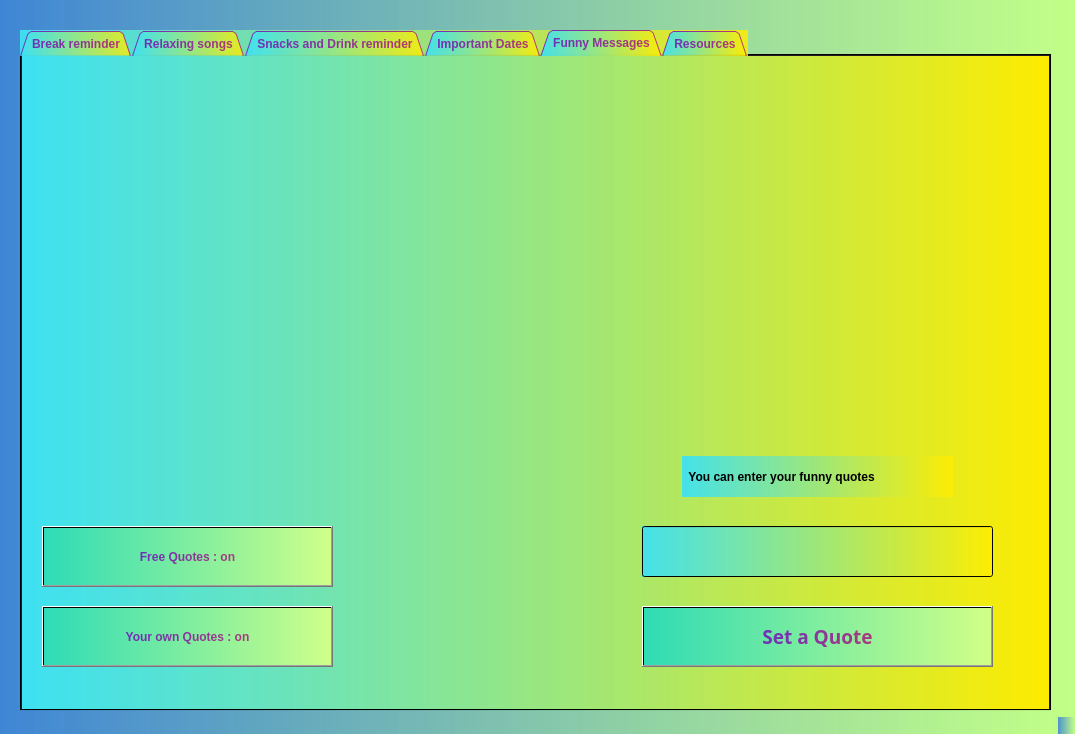
<?xml version="1.0" encoding="UTF-8"?>
<ui version="4.0">
 <class>Prorest</class>
 <widget class="QMainWindow" name="Prorest">
  <property name="geometry">
   <rect>
    <x>0</x>
    <y>0</y>
    <width>1075</width>
    <height>734</height>
   </rect>
  </property>
  <property name="windowTitle">
   <string>Prorest</string>
  </property>
  <property name="styleSheet">
   <string notr="true">color: qlineargradient(spread:pad, x1:0, y1:0, x2:1, y2:0, stop:0 rgba(151, 45, 219, 252), stop:1 rgba(72, 151, 183, 252));
background-color: qlineargradient(spread:pad, x1:0, y1:0, x2:1, y2:0, stop:0 rgba(63, 134, 213, 227), stop:0.994737 rgba(194, 255, 135, 252));</string>
  </property>
  <widget class="QWidget" name="centralwidget">
   <widget class="QTabWidget" name="tabWidget">
    <property name="geometry">
     <rect>
      <x>20</x>
      <y>30</y>
      <width>1031</width>
      <height>681</height>
     </rect>
    </property>
    <property name="styleSheet">
     <string notr="true">font: 75 9.7pt &quot;Berlin Sans FB Demi&quot;;
font-weight: bold;
color: qlineargradient(spread:pad, x1:0, y1:0, x2:1, y2:0, stop:0 rgba(111, 39, 186, 241), stop:0.994737 rgba(170, 20, 119, 209));
background-color: qlineargradient(spread:pad, x1:0, y1:0, x2:1, y2:0, stop:0 rgba(62, 225, 242, 241), stop:0.994737 rgba(255, 237, 0, 209));

</string>
    </property>
    <property name="tabShape">
     <enum>QTabWidget::Triangular</enum>
    </property>
    <property name="currentIndex">
     <number>4</number>
    </property>
    <property name="iconSize">
     <size>
      <width>16</width>
      <height>16</height>
     </size>
    </property>
    <property name="elideMode">
     <enum>Qt::ElideNone</enum>
    </property>
    <widget class="QWidget" name="tab">
     <attribute name="title">
      <string>Break reminder</string>
     </attribute>
     <widget class="QLabel" name="break_bg">
      <property name="geometry">
       <rect>
        <x>0</x>
        <y>0</y>
        <width>1031</width>
        <height>661</height>
       </rect>
      </property>
      <property name="text">
       <string/>
      </property>
      <property name="pixmap">
       <pixmap>../Python/BG/ThinkstockPhotos-489763838-e1490767826261.jpg</pixmap>
      </property>
      <property name="scaledContents">
       <bool>true</bool>
      </property>
     </widget>
     <widget class="QPushButton" name="break_btn">
      <property name="geometry">
       <rect>
        <x>750</x>
        <y>150</y>
        <width>191</width>
        <height>61</height>
       </rect>
      </property>
      <property name="toolTip">
       <string>&lt;html&gt;&lt;head/&gt;&lt;body&gt;&lt;p&gt;&lt;span style=&quot; font-size:12pt; font-weight:600;&quot;&gt;Turn on&lt;/span&gt;&lt;/p&gt;&lt;/body&gt;&lt;/html&gt;</string>
      </property>
      <property name="styleSheet">
       <string notr="true">background-color: qlineargradient(spread:pad, x1:0, y1:0, x2:1, y2:0, stop:0 rgba(151, 241, 51, 241), stop:0.994737 rgba(255, 188, 57, 224));
font: 75 14pt &quot;Berlin Sans FB Demi&quot;;</string>
      </property>
      <property name="text">
       <string>Turn on</string>
      </property>
     </widget>
    </widget>
    <widget class="QWidget" name="tab_2">
     <attribute name="title">
      <string>Relaxing songs</string>
     </attribute>
     <widget class="QLabel" name="music_bg">
      <property name="geometry">
       <rect>
        <x>-210</x>
        <y>-80</y>
        <width>1321</width>
        <height>761</height>
       </rect>
      </property>
      <property name="text">
       <string/>
      </property>
      <property name="pixmap">
       <pixmap>../Python/BG/maxresdefault2.jpg</pixmap>
      </property>
      <property name="scaledContents">
       <bool>true</bool>
      </property>
     </widget>
     <widget class="QPushButton" name="music_btn">
      <property name="geometry">
       <rect>
        <x>750</x>
        <y>150</y>
        <width>191</width>
        <height>61</height>
       </rect>
      </property>
      <property name="toolTip">
       <string>&lt;html&gt;&lt;head/&gt;&lt;body&gt;&lt;p&gt;&lt;span style=&quot; font-size:12pt; font-weight:600;&quot;&gt;Turn on&lt;/span&gt;&lt;/p&gt;&lt;/body&gt;&lt;/html&gt;</string>
      </property>
      <property name="styleSheet">
       <string notr="true">background-color: qlineargradient(spread:pad, x1:0, y1:0, x2:1, y2:0, stop:0 rgba(219, 200, 45, 252), stop:1 rgba(209, 255, 137, 252));
font: 75 14pt &quot;Berlin Sans FB Demi&quot;;</string>
      </property>
      <property name="text">
       <string>Turn on</string>
      </property>
     </widget>
     <widget class="QPushButton" name="Random_music_btn">
      <property name="geometry">
       <rect>
        <x>750</x>
        <y>280</y>
        <width>191</width>
        <height>61</height>
       </rect>
      </property>
      <property name="toolTip">
       <string>&lt;html&gt;&lt;head/&gt;&lt;body&gt;&lt;p&gt;&lt;span style=&quot; font-size:12pt; font-weight:600;&quot;&gt;Turn on&lt;/span&gt;&lt;/p&gt;&lt;/body&gt;&lt;/html&gt;</string>
      </property>
      <property name="styleSheet">
       <string notr="true">background-color: qlineargradient(spread:pad, x1:0, y1:0, x2:1, y2:0, stop:0 rgba(219, 200, 45, 252), stop:1 rgba(209, 255, 137, 252));
font: 75 14pt &quot;Berlin Sans FB Demi&quot;;</string>
      </property>
      <property name="text">
       <string>Randomize on</string>
      </property>
     </widget>
     <widget class="QPushButton" name="Automated_music_btn">
      <property name="geometry">
       <rect>
        <x>750</x>
        <y>400</y>
        <width>191</width>
        <height>61</height>
       </rect>
      </property>
      <property name="toolTip">
       <string>&lt;html&gt;&lt;head/&gt;&lt;body&gt;&lt;p&gt;&lt;span style=&quot; font-size:12pt; font-weight:600;&quot;&gt;Turn on&lt;/span&gt;&lt;/p&gt;&lt;/body&gt;&lt;/html&gt;</string>
      </property>
      <property name="styleSheet">
       <string notr="true">background-color: qlineargradient(spread:pad, x1:0, y1:0, x2:1, y2:0, stop:0 rgba(219, 200, 45, 252), stop:1 rgba(209, 255, 137, 252));
font: 75 14pt &quot;Berlin Sans FB Demi&quot;;</string>
      </property>
      <property name="text">
       <string>Set music timer</string>
      </property>
     </widget>
     <widget class="QLabel" name="label">
      <property name="geometry">
       <rect>
        <x>710</x>
        <y>60</y>
        <width>261</width>
        <height>31</height>
       </rect>
      </property>
      <property name="styleSheet">
       <string notr="true">color: qlineargradient(spread:pad, x1:0, y1:0, x2:1, y2:0, stop:0 rgba(0, 0, 0, 227), stop:0.994737 rgba(0, 0, 0, 252));
font: 75 9.7pt &quot;Berlin Sans FB Demi&quot;;
font-weight: bold;
background-color: qlineargradient(spread:pad, x1:0, y1:0, x2:1, y2:0, stop:0 rgba(78, 213, 63, 227), stop:0.994737 rgba(194, 255, 135, 252));</string>
      </property>
      <property name="text">
       <string> Note! When you turn the music off,</string>
      </property>
     </widget>
     <widget class="QLabel" name="label_2">
      <property name="geometry">
       <rect>
        <x>680</x>
        <y>90</y>
        <width>311</width>
        <height>31</height>
       </rect>
      </property>
      <property name="styleSheet">
       <string notr="true">color: qlineargradient(spread:pad, x1:0, y1:0, x2:1, y2:0, stop:0 rgba(0, 0, 0, 227), stop:0.994737 rgba(0, 0, 0, 252));
font: 75 9.7pt &quot;Berlin Sans FB Demi&quot;;
font-weight: bold;
background-color: qlineargradient(spread:pad, x1:0, y1:0, x2:1, y2:0, stop:0 rgba(78, 213, 63, 227), stop:0.994737 rgba(194, 255, 135, 252));</string>
      </property>
      <property name="text">
       <string>   the current song will need to finish fully.</string>
      </property>
     </widget>
     <widget class="QLineEdit" name="write_time_bar">
      <property name="geometry">
       <rect>
        <x>770</x>
        <y>480</y>
        <width>151</width>
        <height>31</height>
       </rect>
      </property>
      <property name="text">
       <string/>
      </property>
     </widget>
     <widget class="QLabel" name="time_format_label">
      <property name="geometry">
       <rect>
        <x>720</x>
        <y>530</y>
        <width>261</width>
        <height>31</height>
       </rect>
      </property>
      <property name="styleSheet">
       <string notr="true">color: qlineargradient(spread:pad, x1:0, y1:0, x2:1, y2:0, stop:0 rgba(0, 0, 0, 227), stop:0.994737 rgba(0, 0, 0, 252));
font: 75 9.7pt &quot;Berlin Sans FB Demi&quot;;
font-weight: bold;
background-color: qlineargradient(spread:pad, x1:0, y1:0, x2:1, y2:0, stop:0 rgba(78, 213, 63, 227), stop:0.994737 rgba(194, 255, 135, 252));</string>
      </property>
      <property name="text">
       <string>                  Format (HH:MM)</string>
      </property>
     </widget>
    </widget>
    <widget class="QWidget" name="tab_3">
     <attribute name="title">
      <string>Snacks and Drink reminder</string>
     </attribute>
     <widget class="QLabel" name="snacks_bg">
      <property name="geometry">
       <rect>
        <x>0</x>
        <y>-10</y>
        <width>1031</width>
        <height>751</height>
       </rect>
      </property>
      <property name="text">
       <string/>
      </property>
      <property name="pixmap">
       <pixmap>../Python/BG/bread-toasted_WDGG60RQAJ.jpg</pixmap>
      </property>
      <property name="scaledContents">
       <bool>true</bool>
      </property>
     </widget>
     <widget class="QPushButton" name="snacks_btn">
      <property name="geometry">
       <rect>
        <x>80</x>
        <y>40</y>
        <width>191</width>
        <height>61</height>
       </rect>
      </property>
      <property name="toolTip">
       <string>&lt;html&gt;&lt;head/&gt;&lt;body&gt;&lt;p&gt;&lt;span style=&quot; font-size:12pt; font-weight:600;&quot;&gt;Turn on&lt;/span&gt;&lt;/p&gt;&lt;/body&gt;&lt;/html&gt;</string>
      </property>
      <property name="styleSheet">
       <string notr="true">background-color: qconicalgradient(cx:0.5, cy:0.5, angle:224.494, stop:0 rgba(255, 157, 41, 246), stop:0.994737 rgba(255, 180, 36, 224));
font: 75 14pt &quot;Berlin Sans FB Demi&quot;;</string>
      </property>
      <property name="text">
       <string>Turn on</string>
      </property>
     </widget>
     <widget class="QLabel" name="snacks_tips">
      <property name="geometry">
       <rect>
        <x>10</x>
        <y>140</y>
        <width>331</width>
        <height>491</height>
       </rect>
      </property>
      <property name="styleSheet">
       <string notr="true">font: 75 12pt &quot;Berlin Sans FB Demi&quot;;
background-color: qlineargradient(spread:pad, x1:0, y1:0, x2:1, y2:0, stop:0 rgba(255, 210, 56, 218), stop:0.994737 rgba(255, 180, 36, 224));</string>
      </property>
      <property name="text">
       <string>TextLabel</string>
      </property>
     </widget>
    </widget>
    <widget class="QWidget" name="tab_4">
     <attribute name="title">
      <string>Important Dates</string>
     </attribute>
     <widget class="QLabel" name="important_bg">
      <property name="geometry">
       <rect>
        <x>-4</x>
        <y>-8</y>
        <width>1031</width>
        <height>751</height>
       </rect>
      </property>
      <property name="text">
       <string/>
      </property>
      <property name="pixmap">
       <pixmap>../Python/BG/woman-writing_FFSUL8TZD3.jpg</pixmap>
      </property>
      <property name="scaledContents">
       <bool>true</bool>
      </property>
     </widget>
     <widget class="QLabel" name="date_label">
      <property name="geometry">
       <rect>
        <x>160</x>
        <y>100</y>
        <width>211</width>
        <height>21</height>
       </rect>
      </property>
      <property name="styleSheet">
       <string notr="true">font: 75 9pt &quot;Berlin Sans FB Demi&quot;;</string>
      </property>
      <property name="text">
       <string> Date (Format: YYYY-MM-DD)</string>
      </property>
     </widget>
     <widget class="QLabel" name="information_label">
      <property name="geometry">
       <rect>
        <x>30</x>
        <y>20</y>
        <width>471</width>
        <height>31</height>
       </rect>
      </property>
      <property name="styleSheet">
       <string notr="true">font: 75 9.7pt &quot;Berlin Sans FB Demi&quot;;
font-weight: bold;
color: rgb(0, 0, 0);</string>
      </property>
      <property name="text">
       <string>  Add the information with the correct format in the boxes below</string>
      </property>
     </widget>
     <widget class="QLabel" name="time_label">
      <property name="geometry">
       <rect>
        <x>160</x>
        <y>190</y>
        <width>211</width>
        <height>21</height>
       </rect>
      </property>
      <property name="styleSheet">
       <string notr="true">font: 75 9.7pt &quot;Berlin Sans FB Demi&quot;;</string>
      </property>
      <property name="text">
       <string>      Time (Format: HH:MM)</string>
      </property>
     </widget>
     <widget class="QLabel" name="title_label">
      <property name="geometry">
       <rect>
        <x>160</x>
        <y>280</y>
        <width>211</width>
        <height>21</height>
       </rect>
      </property>
      <property name="styleSheet">
       <string notr="true">font: 75 9.7pt &quot;Berlin Sans FB Demi&quot;;</string>
      </property>
      <property name="text">
       <string>                      Title</string>
      </property>
     </widget>
     <widget class="QLabel" name="msg_label">
      <property name="geometry">
       <rect>
        <x>160</x>
        <y>370</y>
        <width>211</width>
        <height>21</height>
       </rect>
      </property>
      <property name="styleSheet">
       <string notr="true">font: 75 9.7pt &quot;Berlin Sans FB Demi&quot;;</string>
      </property>
      <property name="text">
       <string>                   Message</string>
      </property>
     </widget>
     <widget class="QLineEdit" name="write_date">
      <property name="geometry">
       <rect>
        <x>160</x>
        <y>130</y>
        <width>211</width>
        <height>31</height>
       </rect>
      </property>
      <property name="text">
       <string/>
      </property>
     </widget>
     <widget class="QLineEdit" name="write_time">
      <property name="geometry">
       <rect>
        <x>160</x>
        <y>220</y>
        <width>211</width>
        <height>31</height>
       </rect>
      </property>
      <property name="text">
       <string/>
      </property>
     </widget>
     <widget class="QLineEdit" name="write_title">
      <property name="geometry">
       <rect>
        <x>160</x>
        <y>310</y>
        <width>211</width>
        <height>31</height>
       </rect>
      </property>
      <property name="text">
       <string/>
      </property>
     </widget>
     <widget class="QLineEdit" name="write_message">
      <property name="geometry">
       <rect>
        <x>160</x>
        <y>400</y>
        <width>211</width>
        <height>31</height>
       </rect>
      </property>
      <property name="text">
       <string/>
      </property>
     </widget>
     <widget class="QPushButton" name="set_date_btn">
      <property name="geometry">
       <rect>
        <x>160</x>
        <y>500</y>
        <width>211</width>
        <height>61</height>
       </rect>
      </property>
      <property name="font">
       <font>
        <family>Berlin Sans FB Demi</family>
        <pointsize>14</pointsize>
        <weight>9</weight>
        <italic>false</italic>
        <bold>false</bold>
       </font>
      </property>
      <property name="toolTip">
       <string>&lt;html&gt;&lt;head/&gt;&lt;body&gt;&lt;p&gt;&lt;span style=&quot; font-size:8pt; font-weight:600;&quot;&gt;Turn on&lt;/span&gt;&lt;/p&gt;&lt;/body&gt;&lt;/html&gt;</string>
      </property>
      <property name="styleSheet">
       <string notr="true">background-color: qlineargradient(spread:pad, x1:0, y1:0, x2:1, y2:0, stop:0 rgba(45, 219, 182, 252), stop:1 rgba(209, 255, 137, 252));
font: 75 14pt &quot;Berlin Sans FB Demi&quot;;</string>
      </property>
      <property name="text">
       <string>Set Date Reminder</string>
      </property>
     </widget>
     <widget class="QLabel" name="information_label_2">
      <property name="geometry">
       <rect>
        <x>50</x>
        <y>50</y>
        <width>431</width>
        <height>31</height>
       </rect>
      </property>
      <property name="styleSheet">
       <string notr="true">font: 75 9.7pt &quot;Berlin Sans FB Demi&quot;;
font-weight: bold;
color: rgb(0, 0, 0);</string>
      </property>
      <property name="text">
       <string>     When you are done, click on the button in the bottom.</string>
      </property>
     </widget>
     <widget class="QLabel" name="time_format_label_2">
      <property name="geometry">
       <rect>
        <x>130</x>
        <y>450</y>
        <width>261</width>
        <height>21</height>
       </rect>
      </property>
      <property name="styleSheet">
       <string notr="true">color: qlineargradient(spread:pad, x1:0, y1:0, x2:1, y2:0, stop:0 rgba(0, 0, 0, 227), stop:0.994737 rgba(0, 0, 0, 252));
font: 75 9.7pt &quot;Berlin Sans FB Demi&quot;;
font-weight: bold;
background-color: qlineargradient(spread:pad, x1:0, y1:0, x2:1, y2:0, stop:0 rgba(78, 213, 63, 227), stop:0.994737 rgba(194, 255, 135, 252));</string>
      </property>
      <property name="text">
       <string>             Is it in a right Format ?</string>
      </property>
     </widget>
    </widget>
    <widget class="QWidget" name="tab_6">
     <attribute name="title">
      <string>Funny Messages</string>
     </attribute>
     <widget class="QLabel" name="quote_label">
      <property name="geometry">
       <rect>
        <x>0</x>
        <y>0</y>
        <width>1031</width>
        <height>751</height>
       </rect>
      </property>
      <property name="text">
       <string/>
      </property>
      <property name="pixmap">
       <pixmap>../Python/BG/funny.jpg</pixmap>
      </property>
      <property name="scaledContents">
       <bool>true</bool>
      </property>
     </widget>
     <widget class="QLabel" name="quote_label_1">
      <property name="geometry">
       <rect>
        <x>660</x>
        <y>400</y>
        <width>271</width>
        <height>41</height>
       </rect>
      </property>
      <property name="styleSheet">
       <string notr="true">font: 75 10pt &quot;Berlin Sans FB Demi&quot;;
color: rgb(0, 0, 0);</string>
      </property>
      <property name="text">
       <string>  You can enter your funny quotes</string>
      </property>
     </widget>
     <widget class="QPushButton" name="set_quote_btn">
      <property name="geometry">
       <rect>
        <x>620</x>
        <y>550</y>
        <width>351</width>
        <height>61</height>
       </rect>
      </property>
      <property name="font">
       <font>
        <family>Berlin Sans FB Demi</family>
        <pointsize>14</pointsize>
        <weight>9</weight>
        <italic>false</italic>
        <bold>false</bold>
       </font>
      </property>
      <property name="toolTip">
       <string>&lt;html&gt;&lt;head/&gt;&lt;body&gt;&lt;p&gt;&lt;span style=&quot; font-size:8pt; font-weight:600;&quot;&gt;Turn on&lt;/span&gt;&lt;/p&gt;&lt;/body&gt;&lt;/html&gt;</string>
      </property>
      <property name="styleSheet">
       <string notr="true">background-color: qlineargradient(spread:pad, x1:0, y1:0, x2:1, y2:0, stop:0 rgba(45, 219, 182, 252), stop:1 rgba(209, 255, 137, 252));
font: 75 14pt &quot;Berlin Sans FB Demi&quot;;</string>
      </property>
      <property name="text">
       <string>Set a Quote</string>
      </property>
     </widget>
     <widget class="QPushButton" name="quote_btn">
      <property name="geometry">
       <rect>
        <x>20</x>
        <y>470</y>
        <width>291</width>
        <height>61</height>
       </rect>
      </property>
      <property name="toolTip">
       <string>&lt;html&gt;&lt;head/&gt;&lt;body&gt;&lt;p&gt;&lt;span style=&quot; font-size:12pt; font-weight:600;&quot;&gt;Turn on&lt;/span&gt;&lt;/p&gt;&lt;/body&gt;&lt;/html&gt;</string>
      </property>
      <property name="styleSheet">
       <string notr="true">background-color: qlineargradient(spread:pad, x1:0, y1:0, x2:1, y2:0, stop:0 rgba(45, 219, 182, 252), stop:1 rgba(209, 255, 137, 252));
font: 75 14pt &quot;Berlin Sans FB Demi&quot;;</string>
      </property>
      <property name="text">
       <string>Free Quotes : on</string>
      </property>
     </widget>
     <widget class="QLineEdit" name="write_quote">
      <property name="geometry">
       <rect>
        <x>620</x>
        <y>470</y>
        <width>351</width>
        <height>51</height>
       </rect>
      </property>
      <property name="text">
       <string/>
      </property>
     </widget>
     <widget class="QPushButton" name="quote_btn_2">
      <property name="geometry">
       <rect>
        <x>20</x>
        <y>550</y>
        <width>291</width>
        <height>61</height>
       </rect>
      </property>
      <property name="toolTip">
       <string>&lt;html&gt;&lt;head/&gt;&lt;body&gt;&lt;p&gt;&lt;span style=&quot; font-size:12pt; font-weight:600;&quot;&gt;Turn on&lt;/span&gt;&lt;/p&gt;&lt;/body&gt;&lt;/html&gt;</string>
      </property>
      <property name="styleSheet">
       <string notr="true">background-color: qlineargradient(spread:pad, x1:0, y1:0, x2:1, y2:0, stop:0 rgba(45, 219, 182, 252), stop:1 rgba(209, 255, 137, 252));
font: 75 14pt &quot;Berlin Sans FB Demi&quot;;</string>
      </property>
      <property name="text">
       <string>Your own Quotes : on</string>
      </property>
     </widget>
    </widget>
    <widget class="QWidget" name="tab_5">
     <attribute name="title">
      <string>Resources</string>
     </attribute>
     <widget class="QLabel" name="label_3">
      <property name="geometry">
       <rect>
        <x>0</x>
        <y>0</y>
        <width>1031</width>
        <height>751</height>
       </rect>
      </property>
      <property name="text">
       <string/>
      </property>
      <property name="pixmap">
       <pixmap>../Python/BG/books-library_6XANS2384I.jpg</pixmap>
      </property>
      <property name="scaledContents">
       <bool>true</bool>
      </property>
     </widget>
     <widget class="QLabel" name="resourse_label">
      <property name="geometry">
       <rect>
        <x>40</x>
        <y>130</y>
        <width>941</width>
        <height>401</height>
       </rect>
      </property>
      <property name="styleSheet">
       <string notr="true">font: 12pt &quot;Imprint MT Shadow&quot;;
color: rgb(0, 0, 0);
background-color: qradialgradient(spread:pad, cx:0.5, cy:0.5, radius:0.5, fx:0.88565, fy:0.817449, stop:0 rgba(255, 199, 41, 246), stop:0.994737 rgba(255, 180, 36, 224));
</string>
      </property>
      <property name="text">
       <string>TextLabel</string>
      </property>
      <property name="scaledContents">
       <bool>false</bool>
      </property>
      <property name="wordWrap">
       <bool>true</bool>
      </property>
     </widget>
    </widget>
   </widget>
  </widget>
  <widget class="QStatusBar" name="statusbar"/>
 </widget>
 <resources/>
 <connections/>
</ui>
